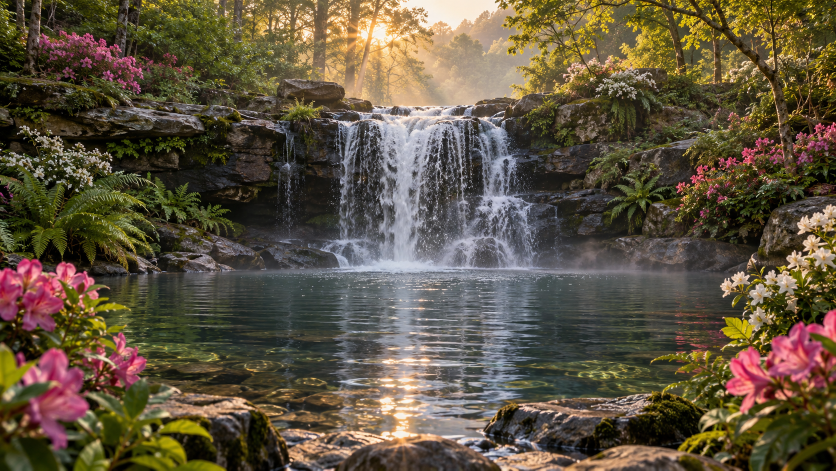
#> input picture art/materials/sunrise-garden-original.png, 1672 x 941 px (shown at 1/2 size)
$ python render-loop.py
#> lines starting #> are read from the running program, lines starting #| are printed output that depends on the picture; after the words box and inside, x2 and y2 are one past the last pixel; in counts of white or black regions, pixels touching at a corner belong together
"""Render the original garden matte with moving water, pond waves, mist and foliage.

Requires offline render dependencies NumPy, OpenCV and ffmpeg.
The Android app plays the bundled result without those dependencies.
"""
from pathlib import Path
import subprocess

import cv2
import numpy as np

root = Path(__file__).resolve().parents[2]
source = root / 'art/materials/sunrise-garden-original.png'
output = root / 'build/garden-render'
output.mkdir(parents=True, exist_ok=True)
w, h = (1920, 1080)
original = (
    cv2.resize(cv2.imread(str(source)), (w, h), interpolation=cv2.INTER_AREA)
    .astype(np.float32) / 255
)
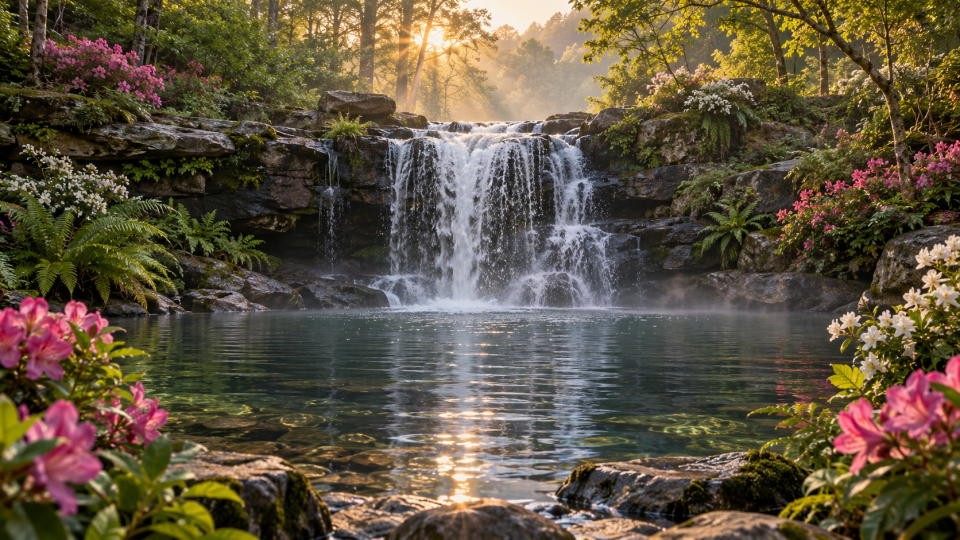
#> original: shape (1080, 1920, 3) float32 (shown at 1/2 size); mean B, G, R 0.251, 0.329, 0.374
xx, yy = np.meshgrid(np.arange(w, dtype=np.float32), np.arange(h, dtype=np.float32))
x = xx / w
y = yy / h
poly = np.zeros((h, w), np.uint8)
points = np.array([
    [0.406, 0.244], [0.471, 0.255], [0.501, 0.257], [0.559, 0.247],
    [0.597, 0.272], [0.623, 0.42], [0.633, 0.567], [0.393, 0.574],
    [0.349, 0.414], [0.379, 0.27],
]) * np.array([w, h])
cv2.fillPoly(poly, [points.astype(np.int32)], 255)
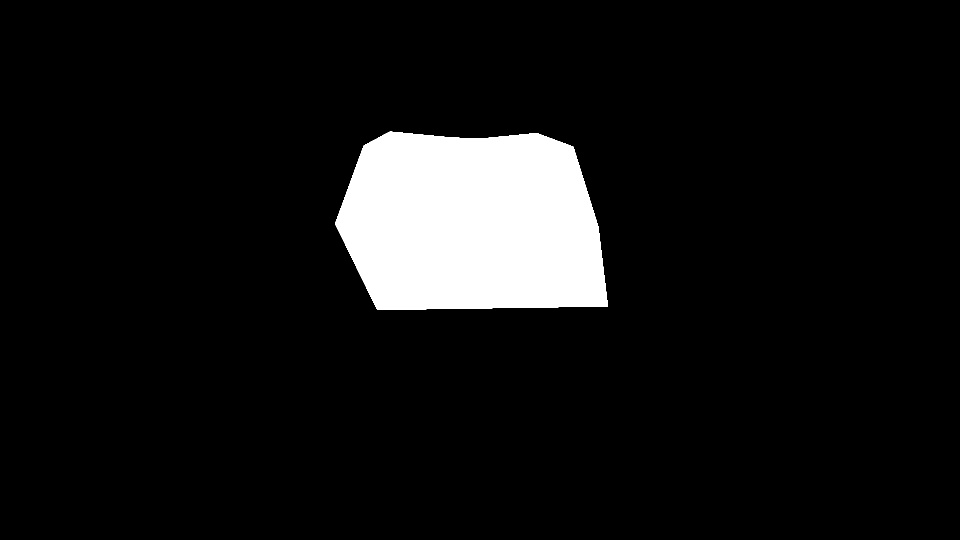
#> poly: shape (1080, 1920) (shown at 1/2 size); 8% white; 1 white region, box (x1, y1, x2, y2) and area: (670, 263, 1216, 620) 164905
lum = cv2.cvtColor(original, cv2.COLOR_BGR2GRAY)
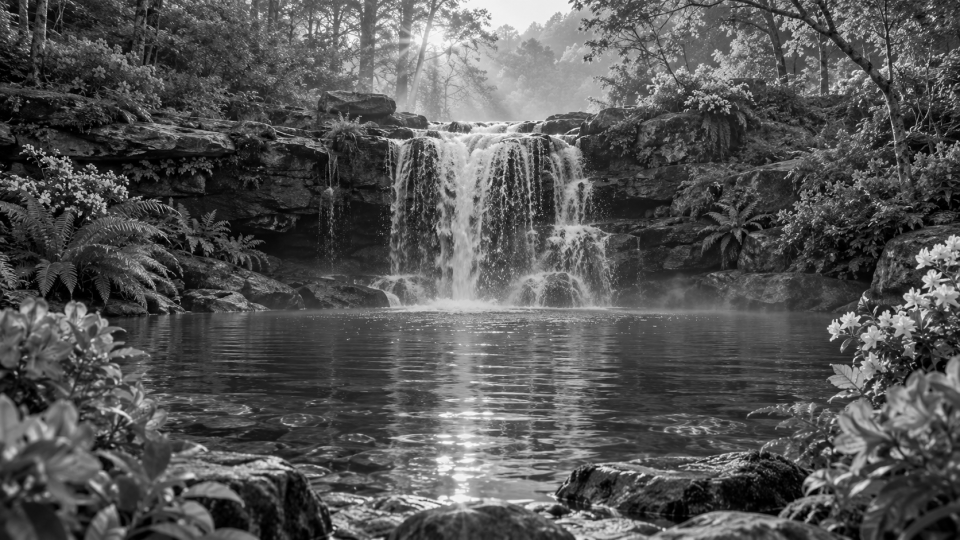
#> lum: shape (1080, 1920) float32 (shown at 1/2 size); min 0, max 0.998, mean 0.333
mask = poly / 255 * np.clip((lum - 0.18) / 0.34, 0, 1)
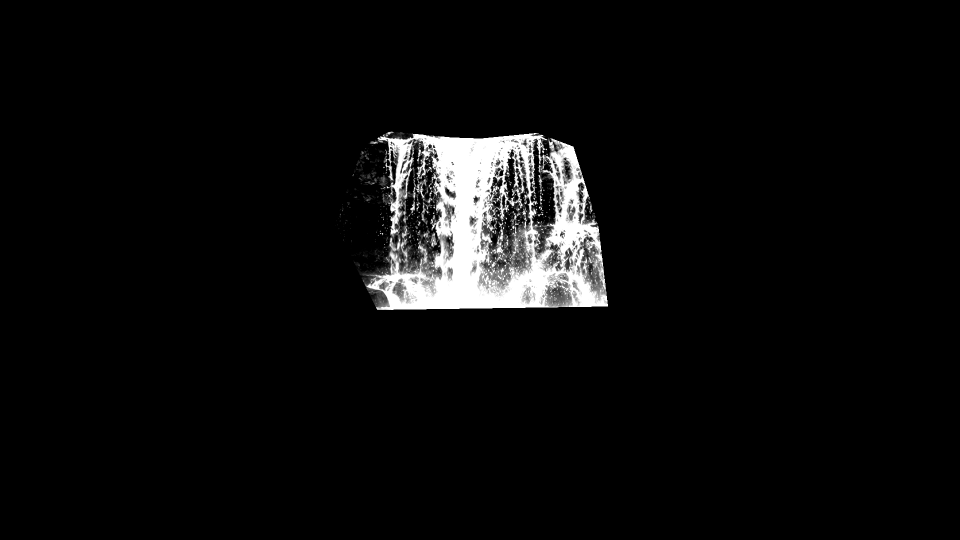
#> mask: shape (1080, 1920) float64 (shown at 1/2 size); min 0, max 1, mean 0.0465
mask = cv2.GaussianBlur(mask.astype(np.float32), (0, 0), 1.4)
mask *= np.minimum(np.clip((y - 0.235) / 0.035, 0, 1), np.clip((0.58 - y) / 0.04, 0, 1))
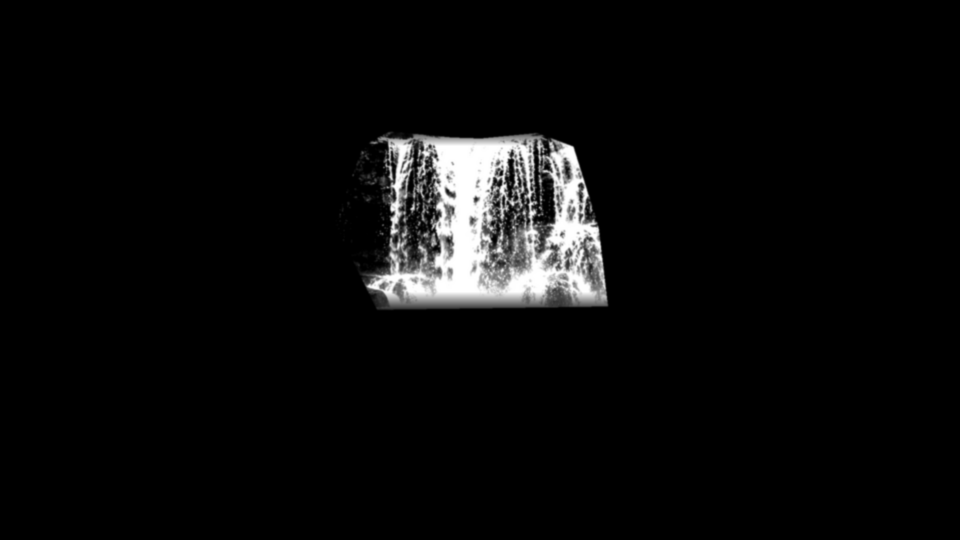
#> mask: shape (1080, 1920) float32 (shown at 1/2 size); min 0, max 1, mean 0.0432
watermask = mask[:, :, None]
pond = np.zeros((h, w), np.uint8)
pondpoly = np.array([
    [0.15, 0.585], [0.85, 0.585], [0.86, 0.77], [0.72, 0.84],
    [0.61, 0.94], [0.41, 0.89], [0.25, 0.84], [0.12, 0.74],
]) * np.array([w, h])
cv2.fillPoly(pond, [pondpoly.astype(np.int32)], 255)
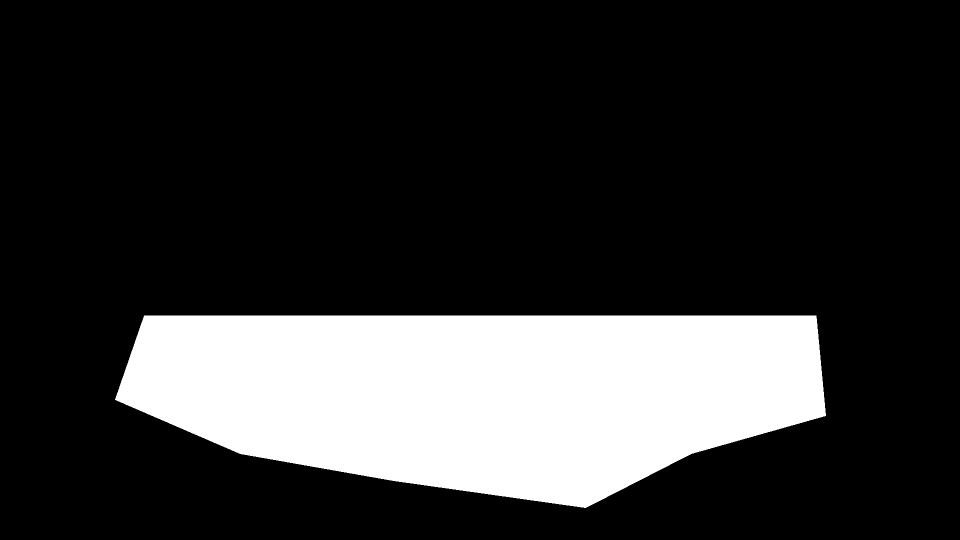
#> pond: shape (1080, 1920) (shown at 1/2 size); 20% white; 1 white region, box (x1, y1, x2, y2) and area: (230, 631, 1652, 1016) 414054
pond = cv2.GaussianBlur(pond.astype(np.float32) / 255, (0, 0), 8)
#> (the run stopped early here; a loop or call above may not have finished)
